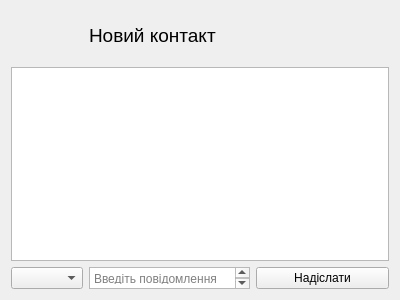
<?xml version="1.0" encoding="UTF-8"?>
<ui version="4.0">
 <class>personWidget</class>
 <widget class="QWidget" name="personWidget">
  <property name="geometry">
   <rect>
    <x>0</x>
    <y>0</y>
    <width>400</width>
    <height>300</height>
   </rect>
  </property>
  <property name="windowTitle">
   <string>Form</string>
  </property>
  <layout class="QGridLayout" name="gridLayout">
   <item row="0" column="1" colspan="3">
    <widget class="QLabel" name="nameLabel">
     <property name="sizePolicy">
      <sizepolicy hsizetype="Preferred" vsizetype="Preferred">
       <horstretch>100</horstretch>
       <verstretch>0</verstretch>
      </sizepolicy>
     </property>
     <property name="text">
      <string>&lt;span style=&quot; font-size:14pt;&quot;&gt;Новий контакт&lt;/span&gt;</string>
     </property>
    </widget>
   </item>
   <item row="1" column="0" colspan="6">
    <widget class="QTextBrowser" name="messagesView">
     <property name="sizePolicy">
      <sizepolicy hsizetype="Expanding" vsizetype="Expanding">
       <horstretch>0</horstretch>
       <verstretch>9</verstretch>
      </sizepolicy>
     </property>
     <property name="html">
      <string>&lt;!DOCTYPE HTML PUBLIC &quot;-//W3C//DTD HTML 4.0//EN&quot; &quot;http://www.w3.org/TR/REC-html40/strict.dtd&quot;&gt;
&lt;html&gt;&lt;head&gt;&lt;meta name=&quot;qrichtext&quot; content=&quot;1&quot; /&gt;&lt;style type=&quot;text/css&quot;&gt;
p, li { white-space: pre-wrap; }
&lt;/style&gt;&lt;/head&gt;&lt;body style=&quot; font-family:'Sans Serif'; font-size:9pt; font-weight:400; font-style:normal;&quot;&gt;
&lt;p style=&quot;-qt-paragraph-type:empty; margin-top:0px; margin-bottom:0px; margin-left:0px; margin-right:0px; -qt-block-indent:0; text-indent:0px;&quot;&gt;&lt;br /&gt;&lt;/p&gt;&lt;/body&gt;&lt;/html&gt;</string>
     </property>
     <property name="openExternalLinks">
      <bool>true</bool>
     </property>
    </widget>
   </item>
   <item row="2" column="0">
    <widget class="QComboBox" name="methodBox">
     <property name="sizePolicy">
      <sizepolicy hsizetype="Fixed" vsizetype="Fixed">
       <horstretch>0</horstretch>
       <verstretch>0</verstretch>
      </sizepolicy>
     </property>
     <property name="minimumSize">
      <size>
       <width>0</width>
       <height>0</height>
      </size>
     </property>
     <property name="sizeAdjustPolicy">
      <enum>QComboBox::AdjustToContents</enum>
     </property>
     <property name="iconSize">
      <size>
       <width>32</width>
       <height>32</height>
      </size>
     </property>
    </widget>
   </item>
   <item row="0" column="0">
    <widget class="QLabel" name="imageLabel">
     <property name="sizePolicy">
      <sizepolicy hsizetype="Fixed" vsizetype="Fixed">
       <horstretch>0</horstretch>
       <verstretch>0</verstretch>
      </sizepolicy>
     </property>
     <property name="minimumSize">
      <size>
       <width>50</width>
       <height>50</height>
      </size>
     </property>
     <property name="maximumSize">
      <size>
       <width>50</width>
       <height>50</height>
      </size>
     </property>
     <property name="text">
      <string/>
     </property>
     <property name="pixmap">
      <pixmap resource="res.qrc">:/ico/user</pixmap>
     </property>
     <property name="scaledContents">
      <bool>true</bool>
     </property>
    </widget>
   </item>
   <item row="0" column="4">
    <widget class="QPushButton" name="editButton">
     <property name="sizePolicy">
      <sizepolicy hsizetype="Fixed" vsizetype="Fixed">
       <horstretch>0</horstretch>
       <verstretch>0</verstretch>
      </sizepolicy>
     </property>
     <property name="text">
      <string/>
     </property>
     <property name="icon">
      <iconset resource="res.qrc">
       <normaloff>:/ico/edit</normaloff>:/ico/edit</iconset>
     </property>
     <property name="iconSize">
      <size>
       <width>32</width>
       <height>32</height>
      </size>
     </property>
     <property name="flat">
      <bool>true</bool>
     </property>
    </widget>
   </item>
   <item row="2" column="3" colspan="3">
    <widget class="QPushButton" name="sendButton">
     <property name="sizePolicy">
      <sizepolicy hsizetype="Preferred" vsizetype="Preferred">
       <horstretch>0</horstretch>
       <verstretch>1</verstretch>
      </sizepolicy>
     </property>
     <property name="text">
      <string>Надіслати</string>
     </property>
    </widget>
   </item>
   <item row="2" column="1" colspan="2">
    <widget class="QTextEdit" name="msgBox">
     <property name="sizePolicy">
      <sizepolicy hsizetype="Expanding" vsizetype="Ignored">
       <horstretch>0</horstretch>
       <verstretch>1</verstretch>
      </sizepolicy>
     </property>
     <property name="html">
      <string>&lt;!DOCTYPE HTML PUBLIC &quot;-//W3C//DTD HTML 4.0//EN&quot; &quot;http://www.w3.org/TR/REC-html40/strict.dtd&quot;&gt;
&lt;html&gt;&lt;head&gt;&lt;meta name=&quot;qrichtext&quot; content=&quot;1&quot; /&gt;&lt;style type=&quot;text/css&quot;&gt;
p, li { white-space: pre-wrap; }
&lt;/style&gt;&lt;/head&gt;&lt;body style=&quot; font-family:'Sans Serif'; font-size:9pt; font-weight:400; font-style:normal;&quot;&gt;
&lt;p style=&quot;-qt-paragraph-type:empty; margin-top:0px; margin-bottom:0px; margin-left:0px; margin-right:0px; -qt-block-indent:0; text-indent:0px; font-size:10pt;&quot;&gt;&lt;br /&gt;&lt;/p&gt;&lt;/body&gt;&lt;/html&gt;</string>
     </property>
     <property name="placeholderText">
      <string>Введіть повідомлення тут…</string>
     </property>
    </widget>
   </item>
  </layout>
 </widget>
 <resources>
  <include location="res.qrc"/>
 </resources>
 <connections/>
</ui>
